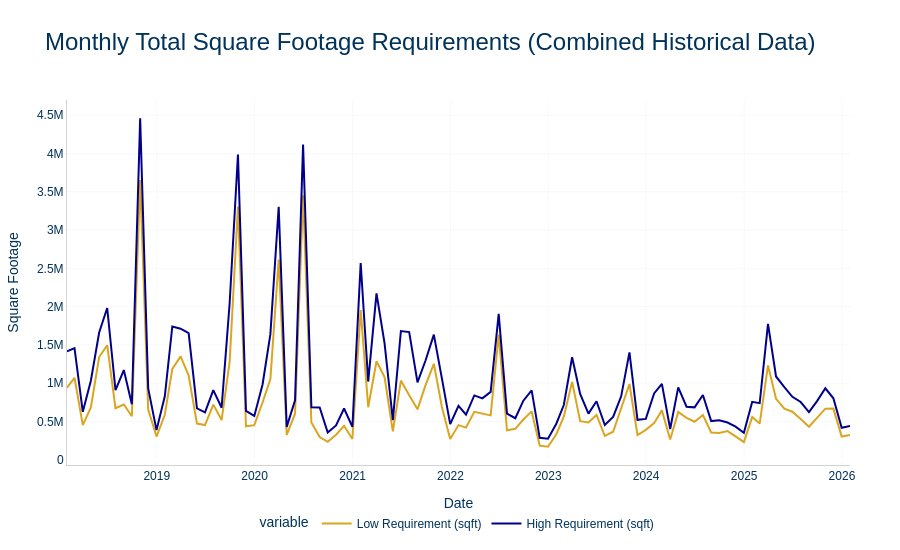

The code cell stored with this chart in its notebook:
### Markdown cell above
## Chart 1: Total SF Requirements (Low/High)

### Code cell
fig1 = px.line(
    monthly_data,
    x='date',
    y=['sf_low_sum', 'sf_high_sum'],
    title='Monthly Total Square Footage Requirements (Combined Historical Data)',
    labels={
        'value': 'Square Footage',
        'date': 'Date',
        'sf_low_sum': 'Low Requirement (sqft)',
        'sf_high_sum': 'High Requirement (sqft)'
    },
    color_discrete_sequence=[COLORS['orange'], COLORS['blue']]
)
# Manually update the legend names if necessary
for i, trace_name in enumerate(['Low Requirement (sqft)', 'High Requirement (sqft)']):
    fig1.data[i].name = trace_name

fig1.update_layout(
    plot_bgcolor=COLORS['background'],
    paper_bgcolor=COLORS['background'],
    font=dict(family=AQUILA_FONT, size=12, color=AQUILA_COLORS[0]),
    title={'font': dict(family=AQUILA_FONT, size=24, color=AQUILA_COLORS[0])},
    xaxis=dict(
        gridcolor=COLORS['light_gray'],
        showgrid=True,
        showline=True,
        linecolor='lightgrey'
    ),
    yaxis=dict(
        gridcolor=COLORS['light_gray'],
        showline=True,
        linecolor='lightgrey'
    ),
    legend=dict(
        orientation="h",
        yanchor="bottom",
        y=-0.2,
        xanchor="center",
        x=0.5
    ),
    margin=dict(t=100, b=50, l=50, r=50),
    height=550  # Increase the chart height here (default ~450)
)

fig1.write_html('charts/office/requirements_sf_total.html')
print('✓ Saved charts/office/requirements_sf_total.html')
fig1.show()
